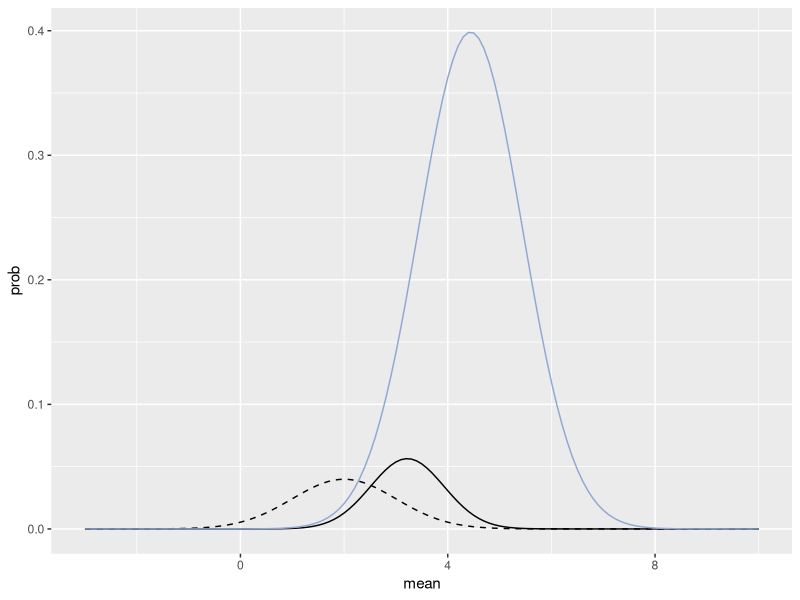
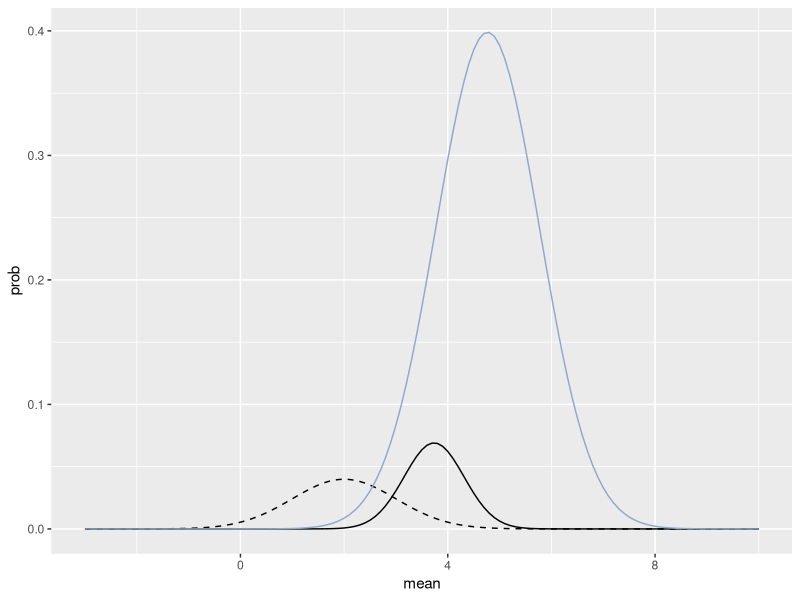
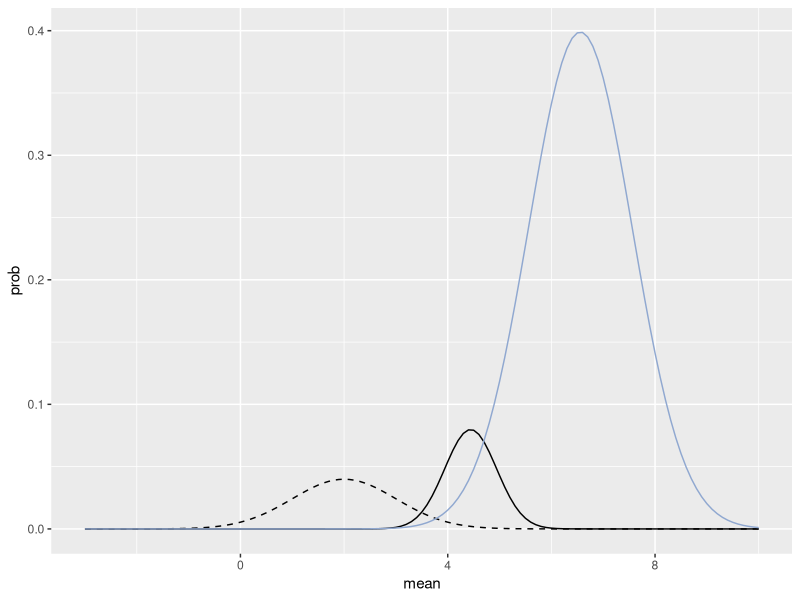
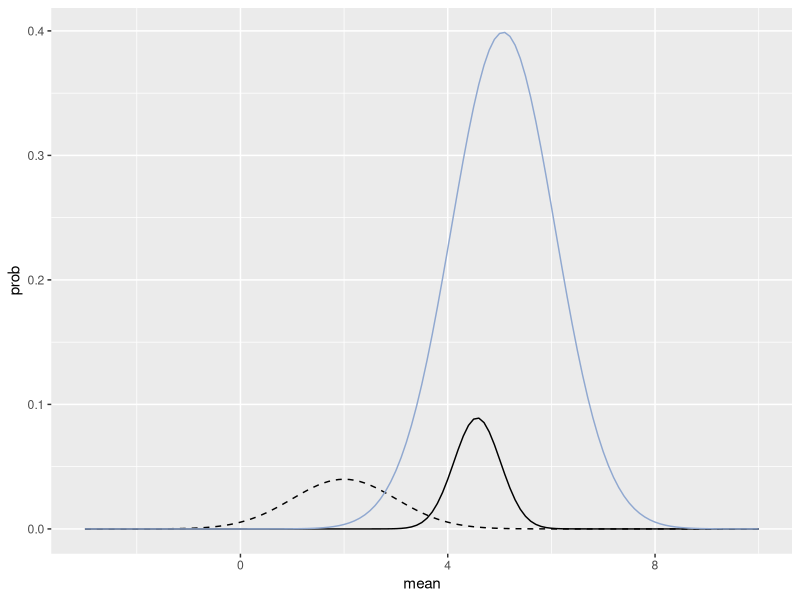
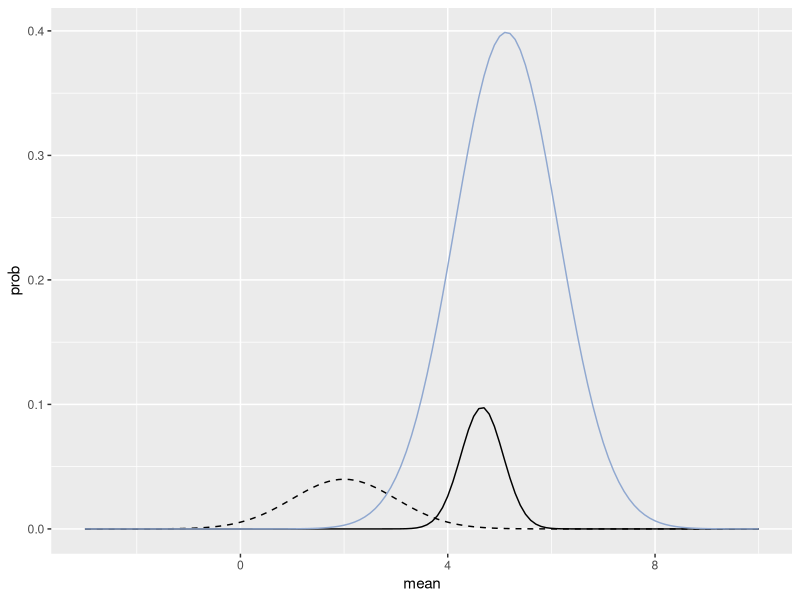
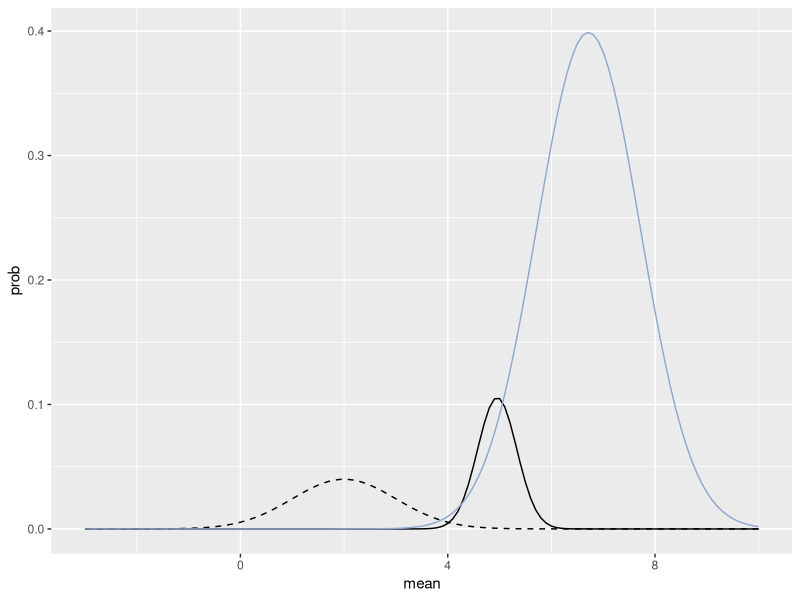
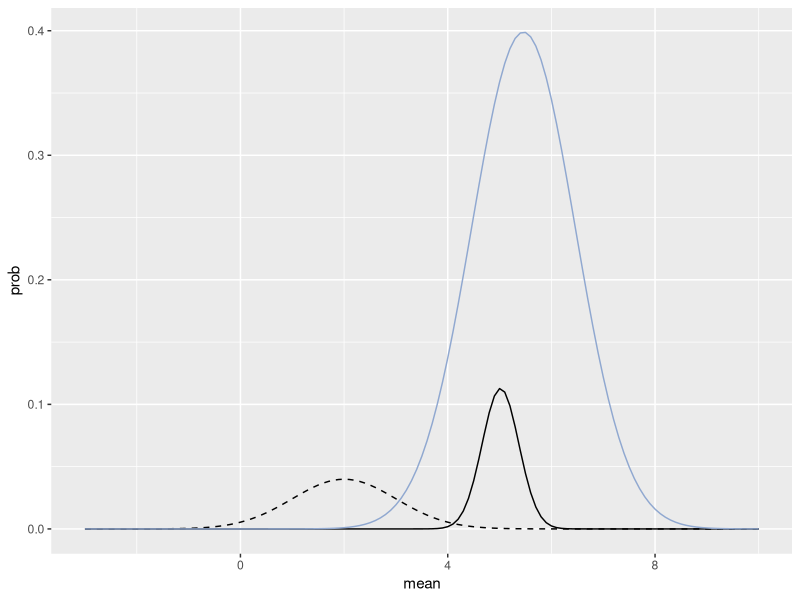
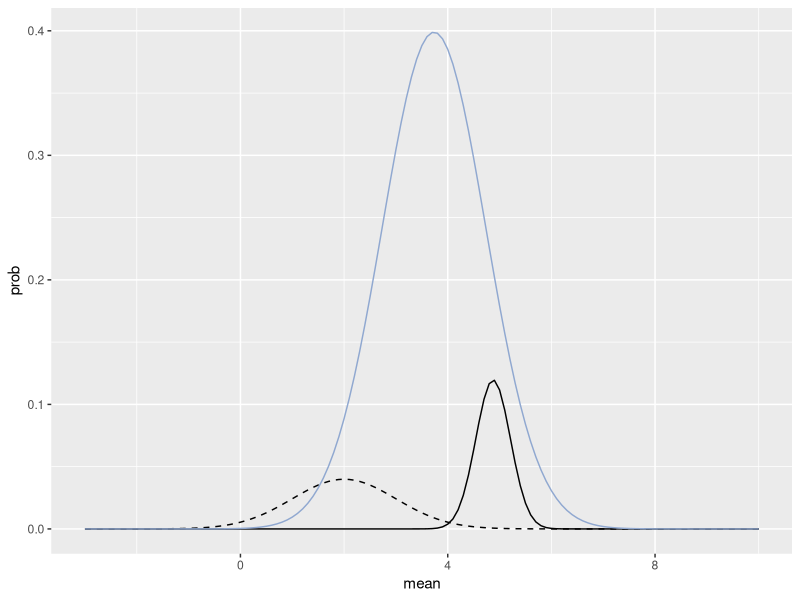

Generate these figures, in order, with R:
library(tidyverse)

set.seed(123)
true_data <- rnorm(50, 5, 1)

grid <- tibble(
  mean = seq(-3, 10, 0.1),
  prob = dnorm(mean, 2, 1)
) 

grid <- grid %>% 
  mutate(prob = prob / sum(prob),
         previous = prob)

plots <- vector("list", length(true_data))

for(i in seq_along(true_data)) {
  grid$likelihoods <- dnorm(true_data[i], grid$mean, 1)
  
  grid$prob <- grid$likelihoods * grid$prob
  grid$prob  <- grid$prob / sum(grid$prob)
  
  plots[[i]] <- grid %>% 
    ggplot(aes(mean, prob)) +
    geom_line() +
    geom_line(aes(y = previous), lty = "dashed") +
    geom_line(aes(y = likelihoods), color = "#90A8D0")
}
plots[[1]]
plots[[2]]
plots[[3]]
plots[[4]]
plots[[5]]
plots[[6]]
plots[[7]]
plots[[8]]
plots[[9]]
plots[[10]]
plots[[11]]
plots[[12]]
plots[[length(plots)]]











